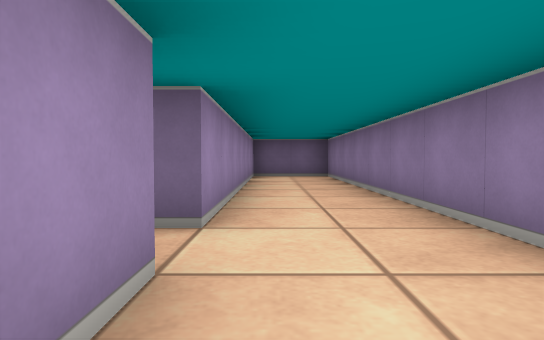
view 1 (above)

24 first-person views from a walk through a cub3D ray-caster map. The camera is about half as high as the walls, tilts 2° down and sees 75° across. The floor is counted in squares. Each view is taken from the middle of a square. On the plan, view 1 faces up. The plan holds only what a view shows up to about 9 squares ahead; the rest is blank.

view 2
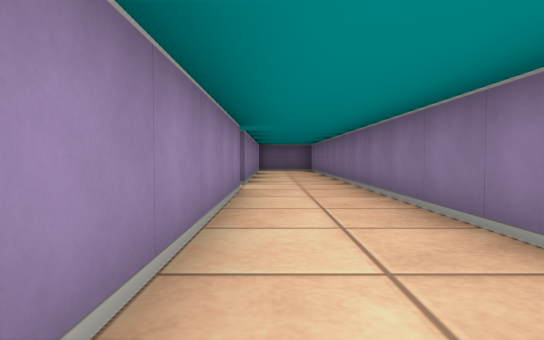

view 3
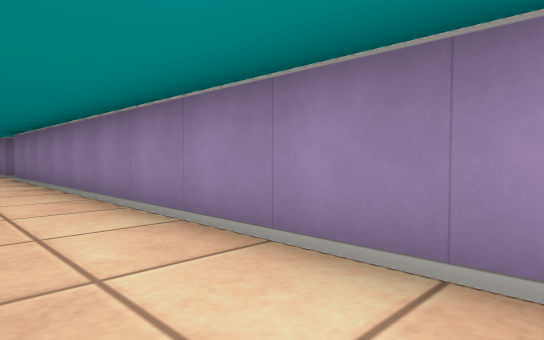

view 4
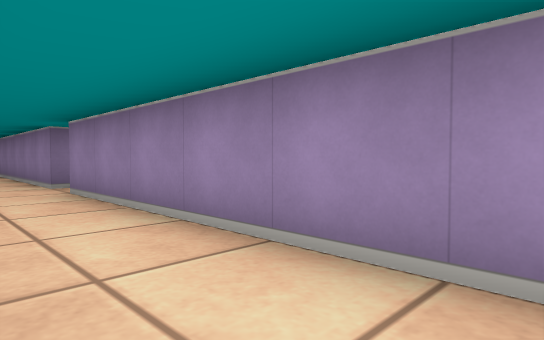

view 5
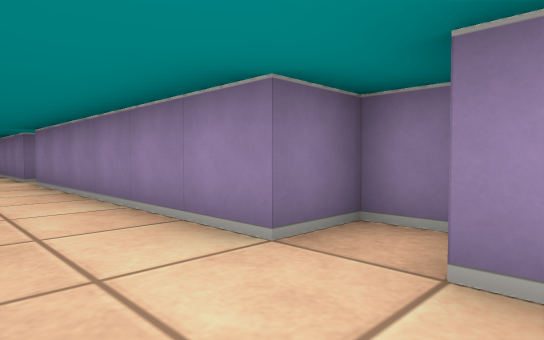

view 6
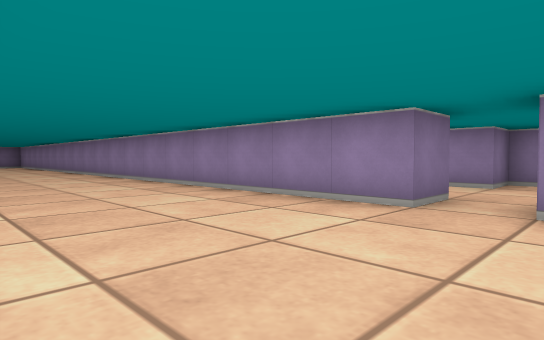

view 7
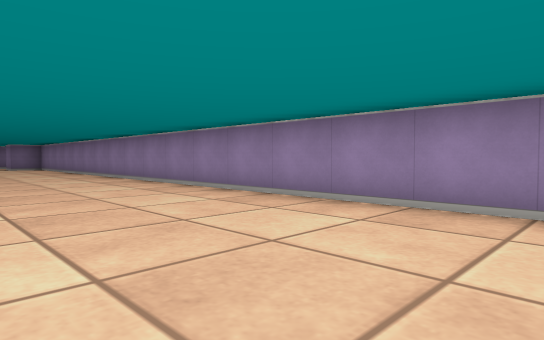

view 8
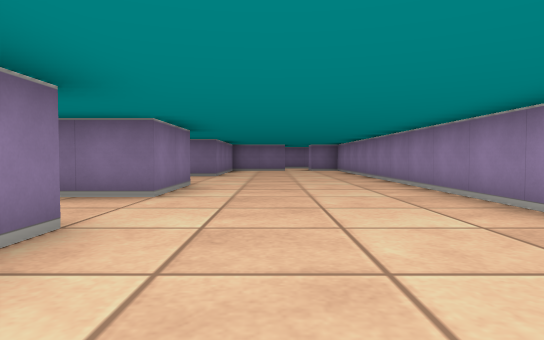

view 9
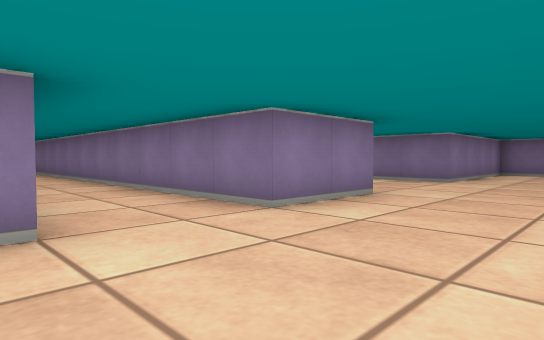

view 10
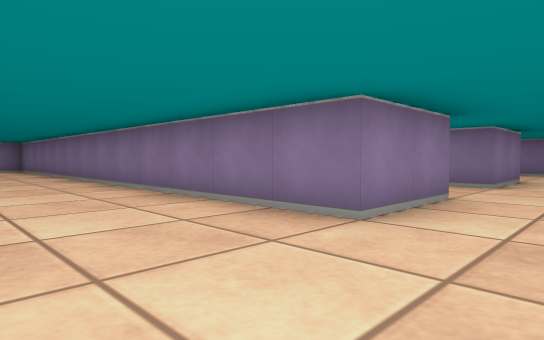

view 11
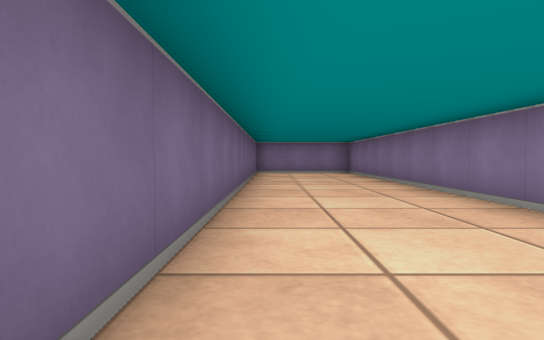

view 12
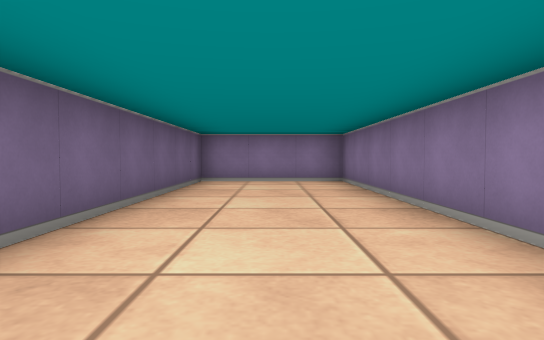

view 13
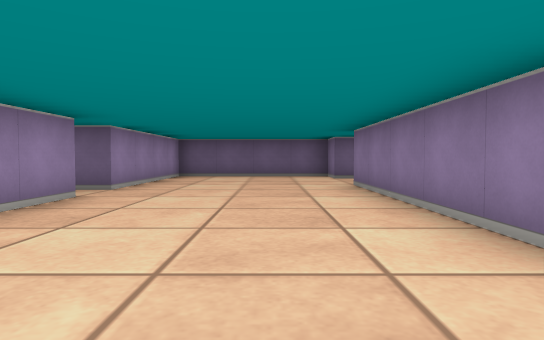

view 14
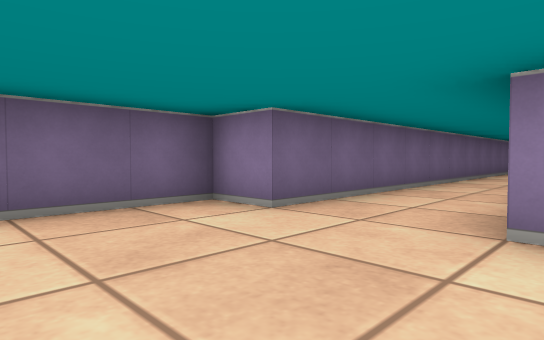

view 15
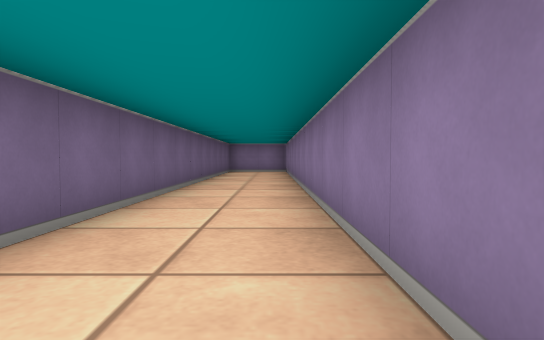

view 16
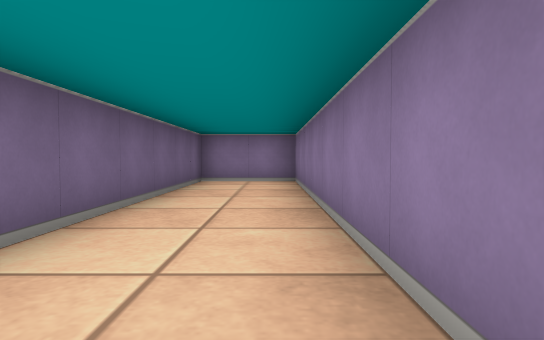

view 17
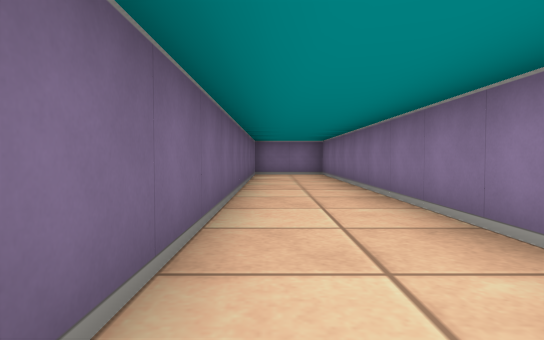

view 18
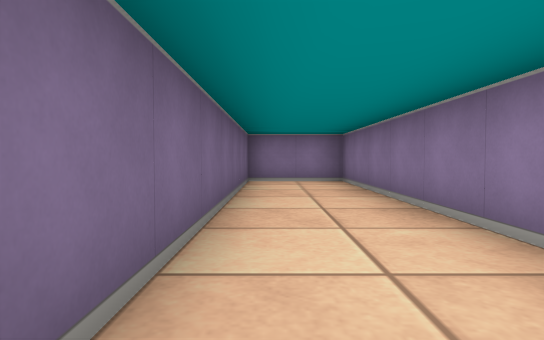

view 19
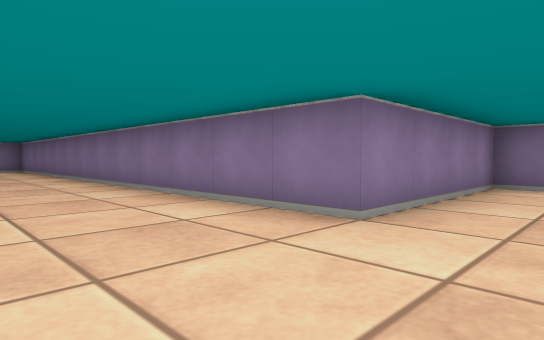

view 20
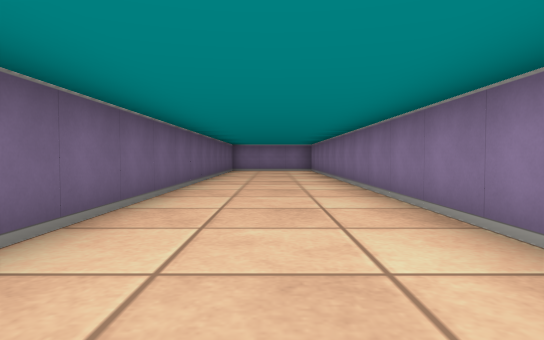

view 21
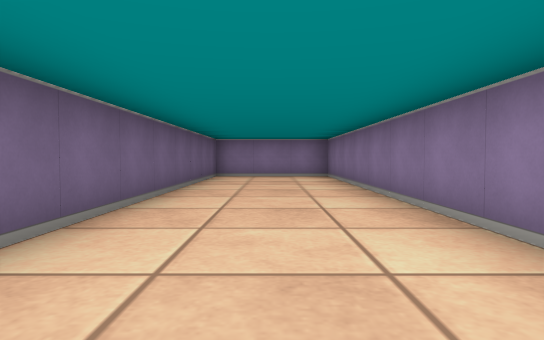

view 22
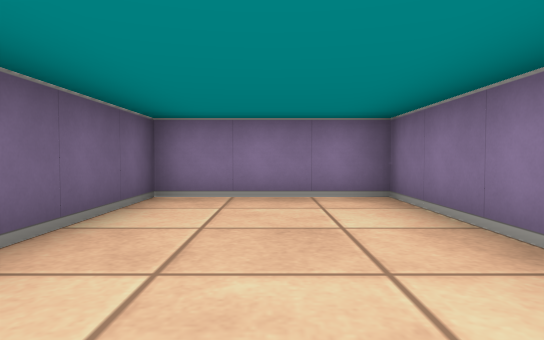

view 23
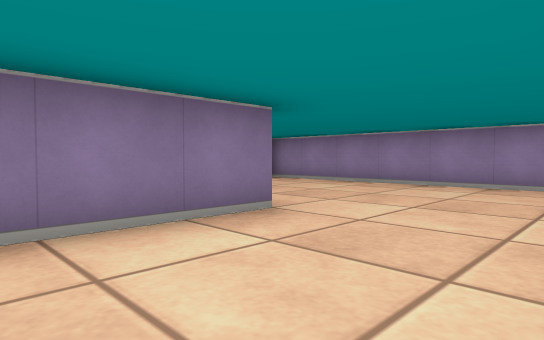

view 24
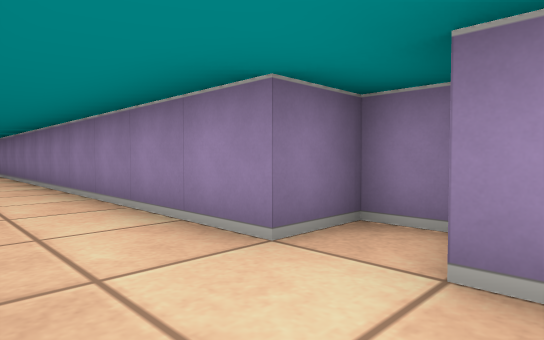

### Floor plan
Points are (right, up) in squares from view 1. A wall is a line through its corners. A room is listed if a view was taken in it or the views show most of it. See-through windows are left out.
Room 1 (views 1, 2, 3, 4, 5, 24)
walls: (-1.5, -17.8) (-1.5, -18.5) (-0.5, -18.5) (-0.5, -28.2); (1.4, -11.5) (2.5, -11.5); (-1.5, -10.8) (-1.5, -11.5) (-0.5, -11.5) (-0.5, -17.5); (2.5, -10.5) (1.9, -10.5); (1.5, -2.1) (1.5, 9); (-0.5, 1.5) (-0.5, -10.5); (-0.5, 9) (-0.5, 2.5) (-0.9, 2.5)
ways out: opening at (2, -11) to room 2
Room 2 (views 6, 7, 8, 9, 10, 11, 12, 13, 14, 15, 16, 17, 18, 19, 20, 21, 22, 23)
walls: (6.5, -19.6) (6.5, -17.5) (19.5, -17.5) (19.5, -14.5) (8.6, -14.5); (6.5, -14.1) (6.5, -9.5); (6.5, -23.6) (6.5, -21.5) (19.5, -21.5) (19.5, -19.5) (9.6, -19.5); (7.6, -9.5) (19.5, -9.5) (19.5, -7.5) (6.5, -7.5) (6.5, -6.5) (4.4, -6.5); (2.5, -11.5) (2.5, -30.2); (2.5, -7) (2.5, -10.5); (5.8, -30.5) (6.5, -30.5) (6.5, -26.5) (19.5, -26.5) (19.5, -23.5) (7.9, -23.5)
ways out: opening at (2, -11) to room 1

Positions as (right, up) in squares from view 1, and headings:
1: (0, 0), facing up
2: (0, -4), facing up
3: (1, -1), facing down-left
4: (1, -5), facing down-left
5: (1, -10), facing down-left
6: (6, -10), facing down-left
7: (6, -14), facing down-left
8: (5, -17), facing down
9: (4, -19), facing down-right
10: (5, -15), facing down-right
11: (8, -15), facing right
12: (12, -16), facing right
13: (5, -16), facing up
14: (4, -10), facing up-right
15: (7, -9), facing right
16: (12, -9), facing right
17: (9, -20), facing right
18: (12, -20), facing right
19: (5, -24), facing down-right
20: (6, -25), facing right
21: (10, -25), facing right
22: (15, -25), facing right
23: (9, -24), facing down-left
24: (1, -17), facing down-left
